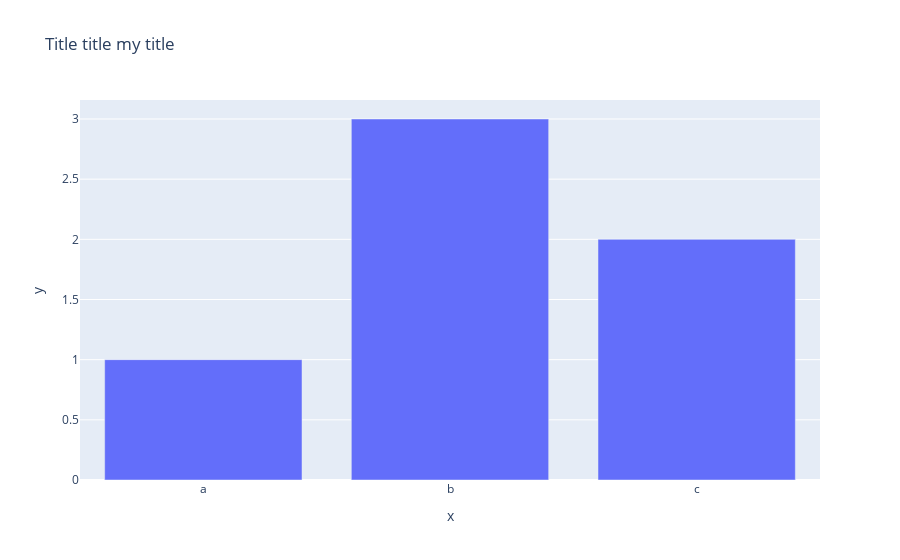

Notebook code for this chart:
### Markdown cell above
### Title 설정하기

plotly의 각각의 그래프 생성 방법에 따라서 타이틀 설정 또한 달라진다. 각각의 타이틀 생성 방법에 대해 알아보자.

1. express 그래프

### Code cell
import plotly.express as px

fig = px.bar(x=["a", "b", "c"], y=[1, 3, 2], title="Title title my title")
fig.show()

### Figure 1 — Plotly figure (JSON) as saved in the notebook; plotly's stock layout.template omitted (floating-point values rounded to 4 significant figures)
{"data": [{"alignmentgroup": "True", "hovertemplate": "x=%{x}<br>y=%{y}<extra></extra>", "legendgroup": "", "marker": {"color": "#636efa", "pattern": {"shape": ""}}, "name": "", "offsetgroup": "", "orientation": "v", "showlegend": false, "textposition": "auto", "type": "bar", "x": ["a", "b", "c"], "xaxis": "x", "y": [1, 3, 2], "yaxis": "y"}], "layout": {"barmode": "relative", "legend": {"tracegroupgap": 0}, "title": {"text": "Title title my title"}, "xaxis": {"anchor": "y", "domain": [0, 1], "title": {"text": "x"}}, "yaxis": {"anchor": "x", "domain": [0, 1], "title": {"text": "y"}}}}
